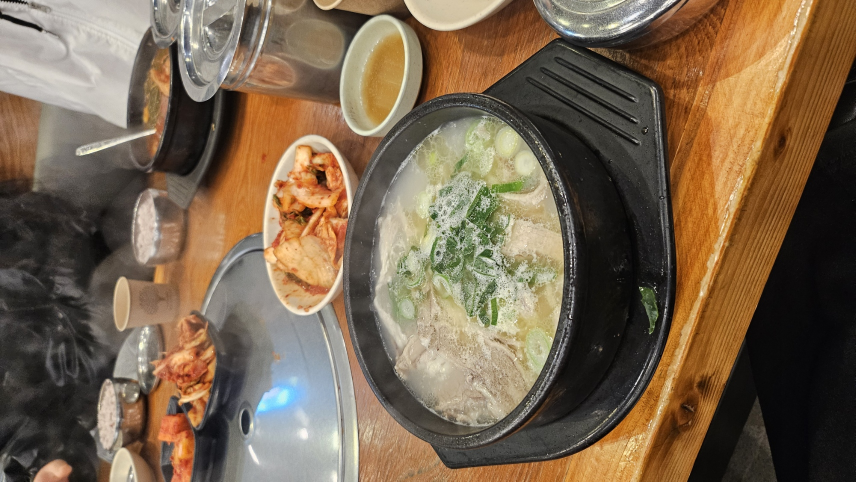
#> input picture data/test/non_fourcut/20251211_032750.jpg, 1711 x 963 px (shown at 1/2 size)
$ python test_one.py
#> lines starting #> are read from the running program, lines starting #| are printed output that depends on the picture
### src/preprocessing.py
# 이미지 전처리 모듈
# 사진을 AI가 이해할 수 있는 숫자 데이터로 변환

import numpy as np
from PIL import Image
import shutil
from pathlib import Path
import random


class ImagePreprocessor:
    """
    이미지 전처리기
    - 사진을 불러와서 AI가 사용할 수 있는 형태로 바꿔줌
    """

    def __init__(self, target_size=(64, 64), grayscale=True, normalize=True):
        self.target_size = target_size  # 이미지 크기 (가로, 세로)
        self.grayscale = grayscale      # 흑백으로 변환할지 여부
        self.normalize = normalize      # 0~1 사이로 정규화할지 여부

    def load_image(self, image_path):
        """
        이미지 파일 불러오기
        """
        return Image.open(image_path)

    def resize(self, image):
        """
        이미지 크기 조정 (모든 사진을 같은 크기로 만듦)
        """
        # Pillow 버전에 따라 다른 방식 사용
        if hasattr(Image, 'Resampling'):
            resample = Image.Resampling.LANCZOS
        else:
            resample = Image.LANCZOS
        return image.resize(self.target_size, resample)

    def to_grayscale(self, image):
        """
        컬러 이미지를 흑백으로 변환
        - 흑백이 더 간단하고 빠름
        """
        return image.convert('L')

    def to_array(self, image):
        """
        이미지를 숫자 배열로 변환
        - 예: 64x64 이미지 → 4096개의 숫자
        """
        return np.array(image)

    def normalize_array(self, array):
        """
        숫자 범위를 0~1로 변환
        - 원래: 0~255 (픽셀값)
        - 변환 후: 0.0~1.0 (AI가 학습하기 좋음)
        """
        return array.astype(np.float32) / 255.0

    def vectorize(self, array):
        """
        2D 배열을 1D로 펴기
        - 예: [[1,2], [3,4]] → [1,2,3,4]
        """
        return array.flatten()

    def preprocess(self, image_path):
        """
        전체 전처리 과정 실행
        1. 이미지 불러오기
        2. 크기 조정
        3. 흑백 변환
        4. 숫자 배열로 변환
        5. 정규화
        6. 1D 벡터로 변환
        """
        # 1. 이미지 불러오기
        image = self.load_image(image_path)

        # 2. 크기 조정
        image = self.resize(image)

        # 3. 흑백 변환
        if self.grayscale:
            image = self.to_grayscale(image)

        # 4. 배열로 변환
        array = self.to_array(image)

        # 5. 정규화
        if self.normalize:
            array = self.normalize_array(array)

        # 6. 1D 벡터로 변환
        vector = self.vectorize(array)

        return vector

    # [124 lines left out: functions preprocess_batch, split_dataset, not called in this run]


# [11 lines that do not run on import are left out]

### src/utils.py
# 유틸리티 함수 모음
# 모델 저장/불러오기, 로그 기록 등 도우미 함수들

import os
from pathlib import Path
from typing import Tuple
import numpy as np


# [28 lines left out: functions ensure_dir, save_weights_numpy, not called in this run]


def load_weights_numpy(model_dir="model"):
    """
    저장된 모델(가중치와 편향)을 불러오기
    """
    model_dir_path = Path(model_dir)
    model_path = model_dir_path / "model.npy"
    bias_path = model_dir_path / "bias.npy"

    # 파일이 없으면 오류 메시지
    if not model_path.exists():
        raise FileNotFoundError(f"가중치 파일을 찾을 수 없습니다: {model_path}")
    if not bias_path.exists():
        raise FileNotFoundError(f"편향 파일을 찾을 수 없습니다: {bias_path}")

    # 파일 불러오기
    W = np.load(model_path)
    b = np.load(bias_path)

    return W, b


# [15 lines left out: functions append_log, write_epoch_log, not called in this run]

### src/test_one.py
# 단일 이미지 테스트 프로그램
# 사진 한 장을 넣으면 네컷인지 일반 사진인지 알려줌

import argparse
import os
import sys
import random
from pathlib import Path
import numpy as np
from PIL import Image

# 프로젝트 폴더를 Python이 찾을 수 있게 추가
sys.path.append(str(Path(__file__).parent.parent))
project_root = Path(__file__).parent.parent
os.chdir(project_root)

from src.preprocessing import ImagePreprocessor
from src.utils import load_weights_numpy


def show_image_info(image_path):
    """
    이미지 정보를 화면에 보여주고 이미지를 열어줌
    """
    try:
        img = Image.open(image_path)
        print(f"\n{'='*60}")
        print(f"테스트 이미지 정보:")
        print(f"{'='*60}")
        print(f"경로: {image_path}")
        print(f"파일명: {os.path.basename(image_path)}")
        print(f"크기: {img.size} (가로 x 세로)")
        print(f"모드: {img.mode}")
        print(f"파일 크기: {os.path.getsize(image_path) / 1024:.2f} KB")
        print(f"{'='*60}\n")

        # 이미지 창으로 보여주기
        img.show()
        print("이미지를 표시했습니다. 확인 후 창을 닫아주세요.\n")

    except Exception as e:
        print(f"이미지 정보 표시 중 오류: {e}\n")


def get_random_image_from_folder(folder_path):
    """
    폴더에서 랜덤으로 이미지 하나를 골라줌
    """
    if not os.path.exists(folder_path):
        raise FileNotFoundError(f"폴더를 찾을 수 없습니다: {folder_path}")

    # 이미지 파일만 필터링
    images = [f for f in os.listdir(folder_path)
              if f.lower().endswith(('.jpg', '.jpeg', '.png')) and not f.startswith('.')]

    if not images:
        raise FileNotFoundError(f"폴더에 이미지가 없습니다: {folder_path}")

    # 랜덤으로 하나 선택
    selected = random.choice(images)
    return os.path.join(folder_path, selected)


def get_random_image_from_test_folder(test_root="data/test"):
    """
    test 폴더 안의 fourcut, normal 등 모든 폴더에서 랜덤으로 이미지 선택
    """
    if not os.path.exists(test_root):
        raise FileNotFoundError(f"테스트 폴더를 찾을 수 없습니다: {test_root}")

    # 모든 서브폴더에서 이미지 수집
    all_images = []
    subfolders = []

    for subfolder in ["fourcut", "normal", "non_fourcut"]:
        subfolder_path = os.path.join(test_root, subfolder)
        if os.path.exists(subfolder_path):
            images = [os.path.join(subfolder_path, f)
                     for f in os.listdir(subfolder_path)
                     if f.lower().endswith(('.jpg', '.jpeg', '.png')) and not f.startswith('.')]
            if images:
                all_images.extend(images)
                subfolders.append(subfolder)

    if not all_images:
        raise FileNotFoundError(f"테스트 폴더에 이미지가 없습니다: {test_root}")

    # 랜덤으로 하나 선택
    selected = random.choice(all_images)
    selected_folder = os.path.basename(os.path.dirname(selected))

    return selected, selected_folder, len(all_images)


def main():
    # 명령줄 옵션 설정
    parser = argparse.ArgumentParser(description="단일 이미지 네컷/일반 판별")
    parser.add_argument("image_path", type=str, nargs='?',
                        default="data/test",
                        help="이미지 경로 (기본: data/test 폴더에서 랜덤)")
    parser.add_argument("--random", "-r", action="store_true", default=True,
                        help="랜덤으로 이미지 선택 (기본: True)")
    parser.add_argument("--no-random", action="store_true",
                        help="랜덤 선택 끄기")
    parser.add_argument("--show-image", "-s", action="store_true", default=True,
                        help="테스트 전 이미지 미리보기 (기본: True)")
    parser.add_argument("--no-show", action="store_true",
                        help="이미지 미리보기 끄기")
    parser.add_argument("--model-dir", type=str, default="model",
                        help="모델 폴더 경로 (기본: model)")
    parser.add_argument("--image-size", type=int, default=128,
                        help="이미지 크기 (기본: 128x128)")
    parser.add_argument("--threshold", type=float, default=0.45,
                        help="분류 기준값 (기본: 0.45)")
    args = parser.parse_args()

    # 옵션 처리
    if args.no_show:
        args.show_image = False
    if args.no_random:
        args.random = False

    # 랜덤 모드일 때 이미지 선택
    if args.random:
        if args.image_path == "data/test":
            # 기본값: test 폴더에서 랜덤 선택
            try:
                args.image_path, selected_folder, total_count = get_random_image_from_test_folder(args.image_path)
                print(f"\n📁 테스트 폴더: data/test (총 {total_count}개 이미지)")
                print(f"📂 선택된 서브폴더: {selected_folder}")
                print(f"🎲 랜덤 선택된 이미지: {os.path.basename(args.image_path)}\n")
            except FileNotFoundError as e:
                print(f"오류: {e}")
                return
        elif os.path.isfile(args.image_path):
            # 파일이 직접 지정된 경우
            pass
        elif os.path.isdir(args.image_path) and os.path.basename(args.image_path) == "test":
            # test 폴더가 지정된 경우
            try:
                args.image_path, selected_folder, total_count = get_random_image_from_test_folder(args.image_path)
                print(f"\n📁 테스트 폴더: {args.image_path} (총 {total_count}개 이미지)")
                print(f"📂 선택된 서브폴더: {selected_folder}")
                print(f"🎲 랜덤 선택된 이미지: {os.path.basename(args.image_path)}\n")
            except FileNotFoundError as e:
                print(f"오류: {e}")
                return
        elif os.path.isdir(args.image_path):
            # 특정 폴더가 지정된 경우
            folder_path = args.image_path
            try:
                args.image_path = get_random_image_from_folder(folder_path)
                print(f"\n📁 폴더: {folder_path}")
                print(f"🎲 랜덤 선택된 이미지: {os.path.basename(args.image_path)}\n")
            except FileNotFoundError as e:
                print(f"오류: {e}")
                return
        else:
            # 경로가 존재하지 않으면 기본 폴더에서 선택
            try:
                args.image_path, selected_folder, total_count = get_random_image_from_test_folder("data/test")
                print(f"\n📁 테스트 폴더: data/test (총 {total_count}개 이미지)")
                print(f"📂 선택된 서브폴더: {selected_folder}")
                print(f"🎲 랜덤 선택된 이미지: {os.path.basename(args.image_path)}\n")
            except FileNotFoundError as e:
                print(f"오류: {e}")
                return

    # 파일 존재 여부 확인
    if not os.path.exists(args.image_path):
        raise FileNotFoundError(f"이미지 파일을 찾을 수 없습니다: {args.image_path}")

    # 이미지 미리보기
    if args.show_image:
        show_image_info(args.image_path)
#> in show_image_info, img is the input picture: PIL image 1711x963 RGB; mean R, G, B 121.2, 101.5, 78.8
#| 크기: (1711, 963) (가로 x 세로)
#| 모드: RGB

    # 이미지 전처리 (AI가 이해할 수 있는 형태로 변환)
    pre = ImagePreprocessor(target_size=(args.image_size, args.image_size),
                           grayscale=True,
                           normalize=True)
    x = pre.preprocess(args.image_path)
#> in resize, `return image.resize(self.target_size, resample)`:
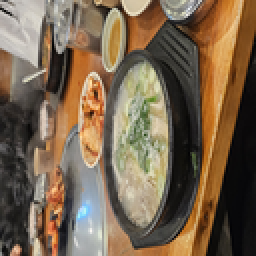
#> returned value: PIL image 128x128 RGB (shown 2 times larger); mean R, G, B 121.2, 101.5, 78.8
#> in to_grayscale, `return image.convert('L')`:
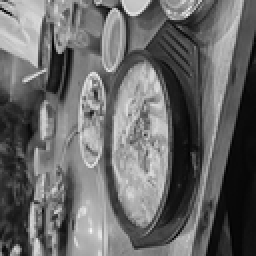
#> returned value: PIL image 128x128 L (shown 2 times larger); min 0, max 249, mean 104.8
#> in preprocess, `vector = self.vectorize(array)`: vector = 16384 values, max 0.976 at index 14765, min 0 at index 2970, mean 0.411
#> x has the same summary as vector in preprocess

    # 저장된 모델 불러오기
    W, b = load_weights_numpy(args.model_dir)
#> (reads model/model.npy from the repository)
#> (reads model/bias.npy from the repository)

    # 예측 수행
    x = x.astype(np.float64)
    z = np.sum(x * W) + float(b)  # 가중치 곱하기
#> z = -0.314
    proba = float(1.0 / (1.0 + np.exp(-np.clip(z, -500, 500))))  # 0~1 확률로 변환
#> proba = 0.422
    pred = int(proba >= args.threshold)  # 기준값 넘으면 네컷(1), 아니면 일반(0)
#> pred = 0

    # 결과 출력
    print(f"{'='*60}")
    print(f"🤖 예측 결과")
    print(f"{'='*60}")
    if args.threshold != 0.5:
        print(f"⚙️  분류 임계값: {args.threshold}")
    print(f"이미지: {args.image_path}")
    print(f"예측 클래스: {'🖼️  네컷' if pred == 1 else '📷 일반'}")
#| 예측 클래스: 📷 일반
    print(f"네컷일 확률: {proba:.4f}")
#| 네컷일 확률: 0.4221
    print(f"일반일 확률: {1 - proba:.4f}")
#| 일반일 확률: 0.5779
    print(f"신뢰도: {abs(proba - 0.5) * 200:.1f}%")
#| 신뢰도: 15.6%
    print(f"{'='*60}\n")


if __name__ == "__main__":
    main()
